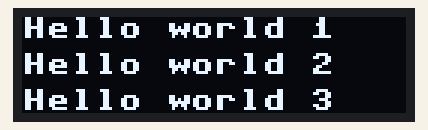
This program was run on a simulated ESP32 board running MicroPython. On the bench: 128×32 one-colour display. Library files of the repository ran but are not shown: ssd1306.py. At 0.1 s the program stops and its outputs stay as they are.

Above: at 0.1 s.

The program:

OLED_091inchSSD1306__I2C.py
```python
from machine import Pin, I2C
import ssd1306

# ESP32 Pin assignment
i2c = I2C(0,scl=Pin(12), sda=Pin(13))

oled_width = 128
oled_height = 32
oled = ssd1306.SSD1306_I2C(oled_width, oled_height, i2c)
oled.write_text("Hello world 1", x=0, y=0, size=1)
oled.text('Hello world 2',0, 12)
oled.text('Hello world 3',0, 24)
# oled.invert(True)
oled.show()
```
